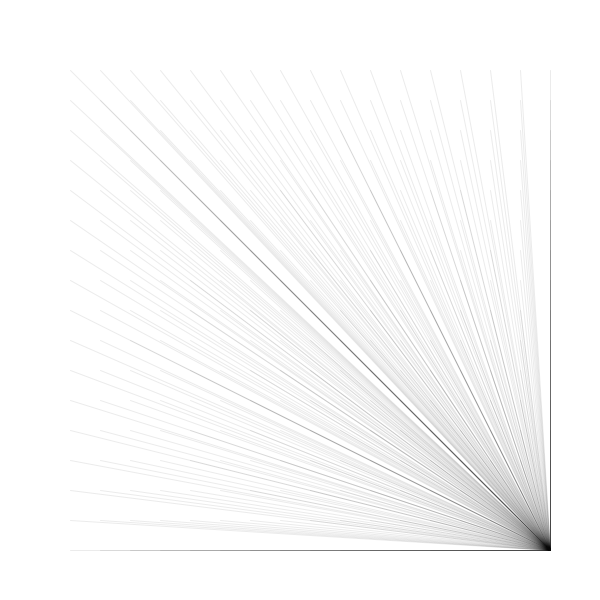
Frame 1 (no input)
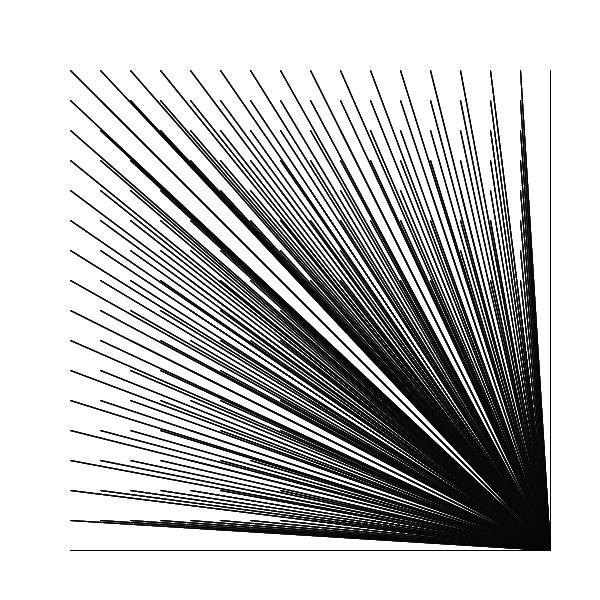
Frame 60 (the mouse pressed at the canvas centre just before this capture)
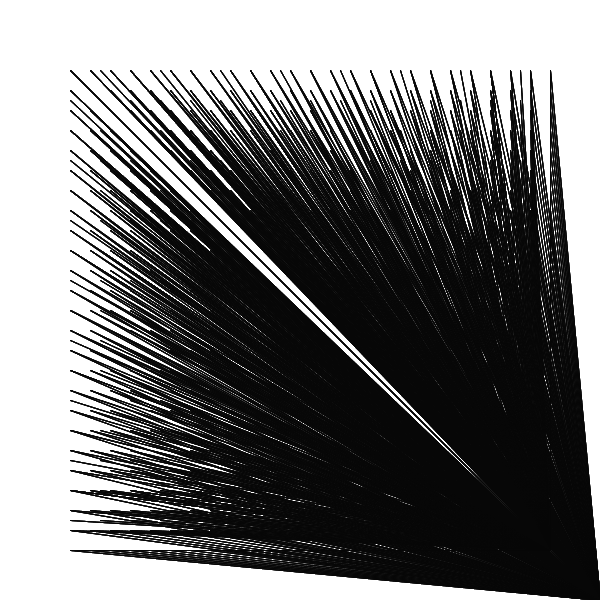
Frame 120 (the mouse held since frame 60 and released just before this capture)

The Processing sketch that drew these frames (run headless with seeded random() and noise(); from frame 60 on, the mouse is pressed at the canvas centre):

// Processing sketch: processing_56958
// ── processing_56958.pde

int option = 1; // variable entera x igual a 1

void setup() {
  size (600, 600); // tamaño del sketch
  background(255); // fondo blanco
  smooth(); // dibuja figuras "suaves" (bordes)
}

void draw() {
  //background(255);
  if  (option == 1) { // si valor de option es igual a 1

    for (int x = 70; x <= width-50; x+=30) { // variable x igual a 70, variablex menor o igual a ancho menos 50, x aumenta en 30
      for ( int y = 70; y<=width-50; y+=30) {
      
        stroke(0, 20); // color de la linea negro, transparencia 20
        line (x, y, width-50, height-50); // linea
      }
    }
  }

  else if (option ==2) {

    for (int x = 70; x <= width-50; x+=20) {
      for (int y = 70; y <= width-50; y+=20) { // variable y igual a 70, y igual o menor al ancho menos 50, y aumenta en 20
        //stroke(0,20);

        line (x, y, width-50, height-50); // linea
        line (x, y, width, height); // linea
      }
    }
  }

  else if (option ==3) {
    for (int x = 70; x <= width-50; x+=20) {
      for (int y = 70; y <= width-50; y+=20) {
        fill(255, 2); // color circulo blanco, transparencia 2
        ellipse (x, y, 20, 20); // circulo
      }
    }
  }
}


void mousePressed () { // si mouse es presionado valor de option aumenta en 1
  option++;

  if (option > 3) option = 1; // si valor de option es mayor que 3, vuelve a 1
}
